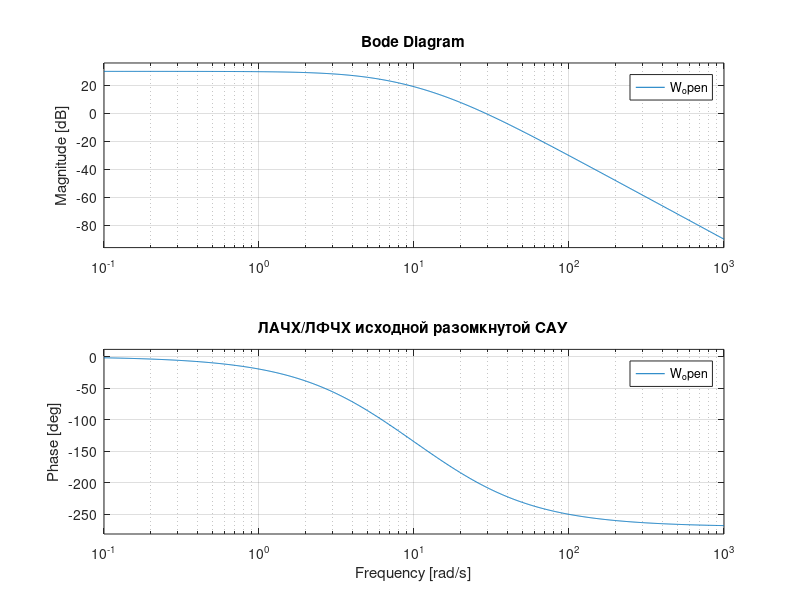

The MATLAB script that drew this image: (Note: this script raises an error after producing the figure.)
clear;
clc;
close all;

%  W(s) = 32 / ((0.05s + 1)(0.1s + 1)(0.2s + 1))
num = 32;
den = conv(conv([0.05 1], [0.1 1]), [0.2 1]);
W_open = tf(num, den);
W_closed = feedback(W_open, 1);

char_eq = den + [0 0 0 num];
a3 = char_eq(1);
a2 = char_eq(2);
a1 = char_eq(3);
a0 = char_eq(4);

D1 = a2;
D2 = a2*a1 - a3*a0;
D3 = a0 * D2;

fprintf('Определители Гурвица: D1=%.4f  D2=%.4f  D3=%.4f\n', D1, D2, D3);

[Am, Pm, Wcg, Wcp] = margin(W_open);
fprintf('Исходная САУ: Pm = %.1f град на %.2f рад/с, Am = %.2f дБ на %.2f рад/с\n', ...
    Pm, Wcp, 20*log10(Am), Wcg);

figure('Name','Исходная САУ');
subplot(2,1,1);
step(W_closed, 1.2);
title('Переходная функция исходной САУ');
grid on;
subplot(2,1,2);
bode(W_open); grid on; title('ЛАЧХ/ЛФЧХ исходной разомкнутой САУ');

M_req = 1.19;
Tpp_req = 0.6;
sigma_req = 20;

gamma_req = asind(1/M_req);

% Нуль ПКУ компенсирует наибольшую постоянную времени объекта,
% T2 выносит лишнее запаздывание в районе частоты среза
% K подбираем эмпирическим путём, чтобы результат попал в заданные требования
T1 = 0.2;
T2 = 0.01;
K = 0.077;

W_ku = K * tf([T1 1], [T2 1]);

w = logspace(-1, 3, 1000);
asy = @(T) 20*log10(max(1, w*T));
L_isx = 20*log10(num) - asy(0.2) - asy(0.1)  - asy(0.05);
L_zh = 20*log10(K*num) - asy(0.1) - asy(0.05) - asy(T2);
L_ku = L_zh - L_isx;

W_final = W_ku * W_open;
W_closed_final = feedback(W_final, 1);

[Am2, Pm2, Wcg2, Wcp2] = margin(W_final);
fprintf('Скорректированная САУ: Pm = %.1f град (требуется >= %.1f), wc = %.2f рад/с\n', ...
    Pm2, gamma_req, Wcp2);

mag = squeeze(bode(W_closed_final, w));
M_fact = max(mag) / dcgain(W_closed_final);
fprintf('Фактическое M = %.4f (требуется <= %.2f)\n', M_fact, M_req);

info = stepinfo(W_closed_final);
Tpp_fact = info.SettlingTime;
sigma_fact = info.Overshoot;

yesNo = @(b) subsref({'НЕТ','ДА'}, struct('type','{}','subs',{{b+1}}));

fprintf('Соответствие: Tпп %.3f <= %.1f ? %s    sigma %.1f <= %.0f ? %s\n', ...
    Tpp_fact, Tpp_req, yesNo(Tpp_fact<=Tpp_req), sigma_fact, sigma_req, yesNo(sigma_fact<=sigma_req));

figure('Name','Асимптотические ЛАЧХ');
semilogx(w, L_isx, w, L_zh, w, L_ku, 'LineWidth', 1.5); grid on;
legend('Исходная L_{исх}','Желаемая L_{ж}','ПКУ L_{ку}','Location','best');
xlabel('\omega, рад/с'); ylabel('L, дБ');
title('Асимптотические ЛАЧХ — исходная, желаемая, ПКУ');

figure('Name','ЛАЧХ/ЛФЧХ систем');
bode(W_open, W_ku, W_final); grid on;
legend('Исходная W','ПКУ W_{ku}','Скорректированная W_{скор}','Location','best');
title('ЛАЧХ/ЛФЧХ — исходная, ПКУ, скорректированная');

figure('Name','Переходные характеристики');
step(W_closed, W_closed_final); grid on;
legend('Исходная САУ','Скорректированная САУ','Location','best');
title('Переходные характеристики замкнутых САУ');
